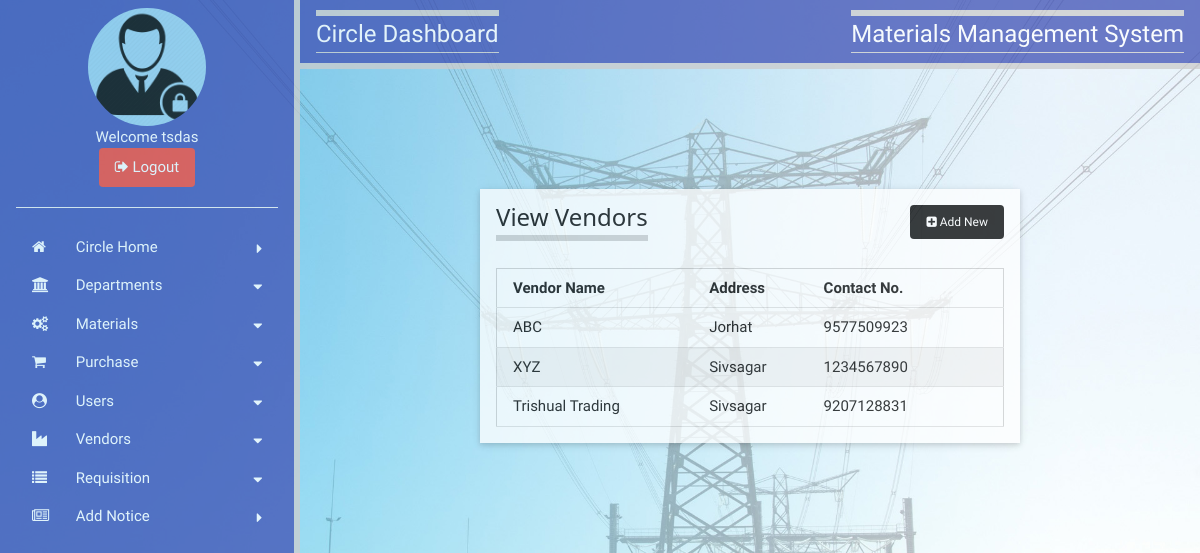
The page /APDCLTS/viewvendors.php (signed in) on the database its author committed.
### tables this page shows
CREATE TABLE `vendors` (
  `vid` int(11) NOT NULL AUTO_INCREMENT,
  `name` varchar(100) NOT NULL,
  `address` varchar(200) NOT NULL,
  `contact` bigint(20) NOT NULL,
  PRIMARY KEY (`vid`)
);

### APDCLTS/viewvendors.php (the view, shortened to what this page needs)
<?php
    require_once 'include/connect.php';
            $sql = "SELECT * FROM vendors";
            if($result = mysqli_query($link,$sql))
            {
                $rows = mysqli_fetch_all($result);
            }
?>
<!doctype html>
<html>
<head>
<link href="css/w3.css" type="text/css" rel="stylesheet">
<link href="css/style.css" type="text/css" rel="stylesheet">
<link rel="stylesheet" href="https://cdnjs.cloudflare.com/ajax/libs/font-awesome/4.7.0/css/font-awesome.min.css">
</head>
<body>
	<?php
        if($_SESSION["utype"]=="Circle")
        {
            include "circleSbar.php";
        }
    ?>
    <div style="margin-left:300px;">
    	<div class="w3-container w3-indigo w3-right-align w3-opacity-min w3-bottombar">
        	<div class="w3-left">
            	<h3 class="topbar w3-border-bottom">Circle Dashboard</h3>
            </div>
            <div class="w3-right">
            	<h3 class="topbar w3-border-bottom">Materials Management System</h3>
            </div>
        </div>
        <div class="w3-card-2 w3-white w3-opacity-min" style="width:60%; margin:120px auto">
        	<div class="w3-container">
            	<div class="left"><h3 class="bottombar">View Vendors</h3></div>
                <div class="right" style="padding-top:16px;"><a href="newvendors.php" class="btn black round small text-white"><i class="fa fa-plus-square"></i> Add New</a></div>
            </div>
            <div class="w3-container w3-padding-16">
                <?php if(!empty($rows)): ?>
                    <table class="w3-table-all">
                            <thead>
                              <tr>
                                <th>Vendor Name</th>
                                <th>Address</th>
                                <th>Contact No.</th>
                              </tr>
                            </thead>
                            <tbody>
                                <?php foreach ($rows as $row): ?>
                                   <tr>
                                     <td> <?php echo $row[1]; ?></td>
                                     <td> <?php echo $row[2]; ?></td>
                                     <td> <?php echo $row[3]; ?></td>
                                     <td>&nbsp; </td>
                                   </tr>
                                <?php endforeach; ?>
                            </tbody>
                    </table>
                <?php endif; ?>
            </div>
    </div>
</body>
</html>

### APDCLTS/css/w3.css (style rules this page uses)
*,*:before,*:after { box-sizing:inherit }
html { -ms-text-size-adjust:100%;-webkit-text-size-adjust:100% }
body { margin:0 }
a { background-color:transparent;-webkit-text-decoration-skip:objects }
html,body { font-family:Verdana,sans-serif;font-size:15px;line-height:1.5 }
html { overflow-x:hidden }
h3 { font-size:24px }
h1,h2,h3,h4,h5,h6 { font-family:"Segoe UI",Arial,sans-serif;font-weight:400;margin:10px 0 }
a { color:inherit }
.w3-table,.w3-table-all { border-collapse:collapse;border-spacing:0;width:100%;display:table }
.w3-table-all { border:1px solid #ccc }
.w3-bordered tr,.w3-table-all tr { border-bottom:1px solid #ddd }
.w3-table-all tr:nth-child(odd) { background-color:#fff }
.w3-table-all tr:nth-child(even) { background-color:#f1f1f1 }
.w3-table td,.w3-table th,.w3-table-all td,.w3-table-all th { padding:8px 8px;display:table-cell;text-align:left;vertical-align:top }
.w3-table th:first-child,.w3-table td:first-child,.w3-table-all th:first-child,.w3-table-all td:first-child { padding-left:16px }
.w3-container:after,.w3-container:before,.w3-panel:after,.w3-panel:before,.w3-row:after,.w3-row:before,.w3-row-padding:after,.w3-row-padding:before, .w3-cell-row:before,.w3-cell-row:after,.w3-clear:after,.w3-clear:before,.w3-bar:before,.w3-bar:after { content:"";display:table;clear:both }
.w3-container,.w3-panel { padding:0.01em 16px }
.w3-card,.w3-card-2 { box-shadow:0 2px 5px 0 rgba(0,0,0,0.16),0 2px 10px 0 rgba(0,0,0,0.12) }
.w3-opacity-min { opacity:0.75 }
.w3-right-align { text-align:right!important }
.w3-border-bottom { border-bottom:1px solid #ccc!important }
.w3-bottombar { border-bottom:6px solid #ccc!important }
.w3-padding-16 { padding-top:16px!important;padding-bottom:16px!important }
.w3-left { float:left!important }
.w3-right { float:right!important }
.w3-indigo,.w3-hover-indigo:hover { color:#fff!important;background-color:#3f51b5!important }
.w3-white,.w3-hover-white:hover { color:#000!important;background-color:#fff!important }

### APDCLTS/css/style.css (style rules this page uses)
*,*:before,*:after { box-sizing:inherit }
html { -ms-text-size-adjust:100%;-webkit-text-size-adjust:100% }
body { margin:0 }
a { background-color:transparent;-webkit-text-decoration-skip:objects }
html,body { font-family:Verdana,sans-serif;font-size:15px;line-height:1.5 }
html { overflow-x:hidden }
h3 { font-size:24px }
h1,h2,h3,h4,h5,h6 { font-family:"Segoe UI",Arial,sans-serif;font-weight:400;margin:10px 0 }
a { color:inherit }
.btn,.button { border:none;display:inline-block;padding:8px 16px;vertical-align:middle;overflow:hidden;text-decoration:none;color:inherit;background-color:inherit;text-align:center;cursor:pointer;white-space:nowrap }
.btn,.button { -webkit-touch-callout:none;-webkit-user-select:none;-khtml-user-select:none;-moz-user-select:none;-ms-user-select:none;user-select:none }
.round,.round-medium { border-radius:4px }
.small { font-size:12px!important }
.topbar { border-top:6px solid #ccc!important }
.bottombar { border-bottom:6px solid #ccc!important }
.left { float:left!important }
.right { float:right!important }
.black,.hover-black:hover { color:#fff!important;background-color:#000!important }
.text-white,.hover-text-white:hover { color:#fff!important }

### APDCLTS/viewvendors.php (style rules this page uses)
body { font-family: 'Concert One', cursive; background-image:url(images/bgrd.jpg); background-repeat:no-repeat; background-size:cover; }
.topbar { font-family: 'Concert One', cursive; }

### rows shown on the page
vendors: name "ABC", address "Jorhat", contact "9577509923"
vendors: name "XYZ", address "Sivsagar", contact "1234567890"
vendors: name "Trishual Trading", address "Sivsagar", contact "9207128831"

### other values the page prints
$uid "tsdas"
